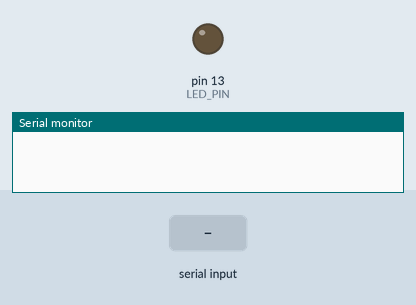
Recording of a sketch running on a simulated Arduino Uno, built with avr-gcc and run on an emulated ATmega328P. Shown: output pins drawn as LEDs (lit = HIGH), the last lines printed to the serial monitor. The test bench sets the inputs (shaded band).

Above: at 1.2 s.
1.3 s: byte 1 (1) received over Serial
At 2.4 s:
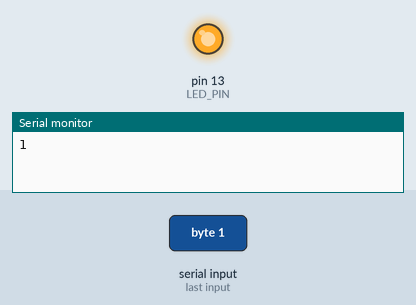
2.8 s: "1" received over Serial
At 3.5 s:
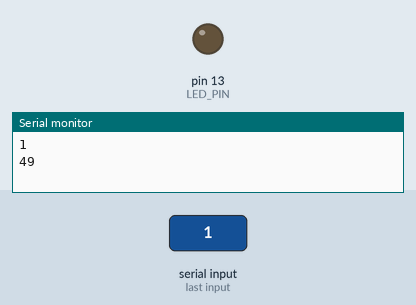
Timing chart, 0 to 5.8 s (numbered marks = the images above; inputs shaded):
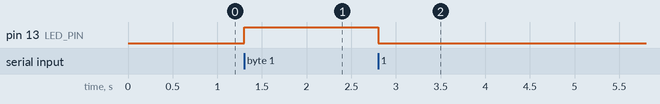

The sketch:

sub.ino
```cpp
#define SERIAL_SPEED 9600
#define LED_ON 1
#define LED_OFF 0
#define LED_PIN 13

void setup() {
  Serial.begin(SERIAL_SPEED);
  while (!Serial);
  pinMode(LED_PIN, OUTPUT);
}

void loop() {
  if (!Serial.available()) return;
  byte received = Serial.read();
  Serial.println(received);
  if (received == 1) {
    digitalWrite(LED_PIN, HIGH);
  } else {
    digitalWrite(LED_PIN, LOW);
  }
}
```

Measured:
- after the input at 1.3 s, pin 13 (LED_PIN): LOW → HIGH at once
- after the input at 2.8 s, pin 13 (LED_PIN): HIGH → LOW at once
